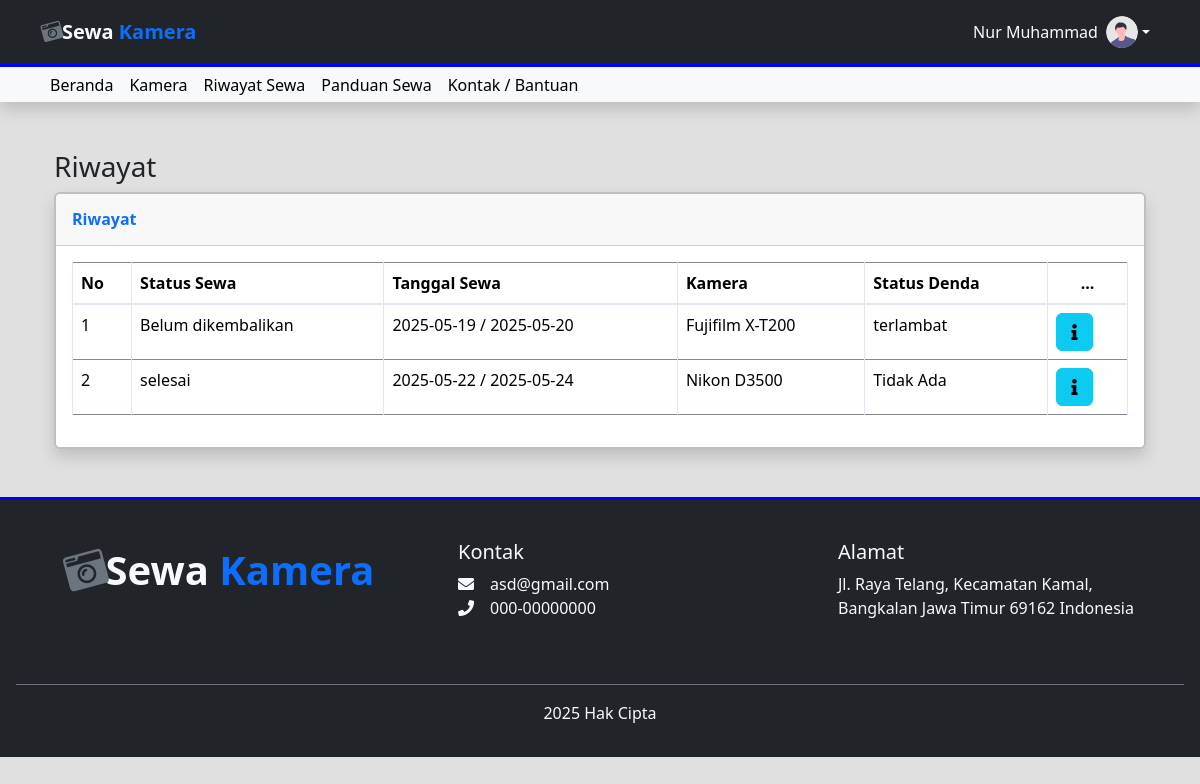
/riwayat-sewa (signed in), run on the app's committed database.
### tables this page shows
CREATE TABLE `transaksi` (
  `transaksi_id` int(11) NOT NULL,
  `detail_sewa_id` int(11) DEFAULT NULL,
  `total` decimal(10,2) DEFAULT NULL,
  `metode_pembayaran` varchar(50) DEFAULT NULL
);

CREATE TABLE `detail_sewa` (
  `detail_sewa_id` int(11) NOT NULL,
  `penyewa_id` int(11) DEFAULT NULL,
  `kamera_id` int(11) DEFAULT NULL,
  `tanggal_pinjam` date DEFAULT NULL,
  `tanggal_kembali` date DEFAULT NULL,
  `jumlah` int(11) DEFAULT NULL,
  `status` enum('disewa','selesai') DEFAULT NULL
);

CREATE TABLE `kamera` (
  `kamera_id` int(11) NOT NULL,
  `merk` varchar(100) DEFAULT NULL,
  `harga_sewa_perhari` decimal(10,2) DEFAULT NULL,
  `stok` int(11) DEFAULT NULL,
  `gambar` varchar(255) NOT NULL
);

CREATE TABLE `denda` (
  `denda_id` int(11) NOT NULL,
  `detail_sewa_id` int(11) DEFAULT NULL,
  `jenis_denda` enum('terlambat','kerusakan') DEFAULT NULL,
  `jumlah_denda` decimal(10,2) DEFAULT NULL,
  `keterangan` text DEFAULT NULL
);

### crud/transaksi.php (called while the page is built, shortened)
<?php
    function getByIdUser($id) {
        global $koneksi;
        $qGetTransaksiByUser = "CALL sp_get_transaksi_by_user('$id')";
        $query = mysqli_query($koneksi, $qGetTransaksiByUser);
        if (mysqli_num_rows($query) > 0) {
            return $query;
        } else {
            return 0;
        }
    }
?>

### riwayat_sewa.php (the view, shortened to what this page needs)
<div class="container-fluid mt-5">
    <h1 class="h3 mb-2">Riwayat</h1>
    <div class="card shadow mb-4">
        <div class="card-header py-3">
            <h6 class="m-0 font-weight-bold text-primary">Riwayat</h6>
        </div>
        <div class="card-body">
            <div class="table-responsive">
                <table class="table table-bordered" id="dataTable" width="100%" cellspacing="0">
                    <thead>
                        <tr>
                            <th>No</th>
                            <th>Status Sewa</th>
                            <th>Tanggal Sewa</th>
                            <th>Kamera</th>
                            <th>Status Denda</th>
                            <th class="text-center">...</th>
                        </tr>
                    </thead>
                    <tbody>
                        <?php
                            $data = getByIdUser($_SESSION['user']['penyewa_id']);
                            if($data != null) {
                                foreach ($data as $key => $t) {
                        ?>
                        <tr>
                            <td><?= $key+1; ?></td>
                            <td><?= ($t['status'] == "disewa" && $t['jenis_denda'] == "terlambat" ? "Belum dikembalikan" : $t['status']); ?></td>
                            <td><?= $t['tanggal_pinjam']; ?> / <?= $t['tanggal_kembali']; ?></td>
                            <td><?= $t['merk']; ?></td>
                            <td><?= $t['jenis_denda'] == null ? "Tidak Ada" : $t['jenis_denda']; ?></td>
                            <td>
                                <button style="width: 37px;" type="button" class="btn btn-info" data-bs-toggle="modal" data-bs-target="#modalDetail<?= $t['transaksi_id']; ?>"><i class="fas fa-info"></i></button>
                            </td>
                        </tr>
                        <?php }} else { ?>
                        <tr>
                            <td colspan="7" class="text-center">Tidak ada data</td>
                        </tr>
                        <?php } ?>
                    </tbody>
                </table>
            </div>
        </div>
    </div>
</div>

### style.css (style rules this page uses)
.card { border: solid 2px rgba(0, 0, 0, 0.25) !important; }

### data on the page
transaksi: shows "Belum dikembalikan", detail_sewa.tanggal_pinjam "2025-05-19", detail_sewa.tanggal_kembali "2025-05-20", kamera.merk "Fujifilm X-T200", denda.jenis_denda "terlambat"
transaksi: detail_sewa.status "selesai", detail_sewa.tanggal_pinjam "2025-05-22", detail_sewa.tanggal_kembali "2025-05-24", kamera.merk "Nikon D3500", shows "Tidak Ada"

### other printed values
$_SESSION['user']['nama'] "Nur Muhammad"
